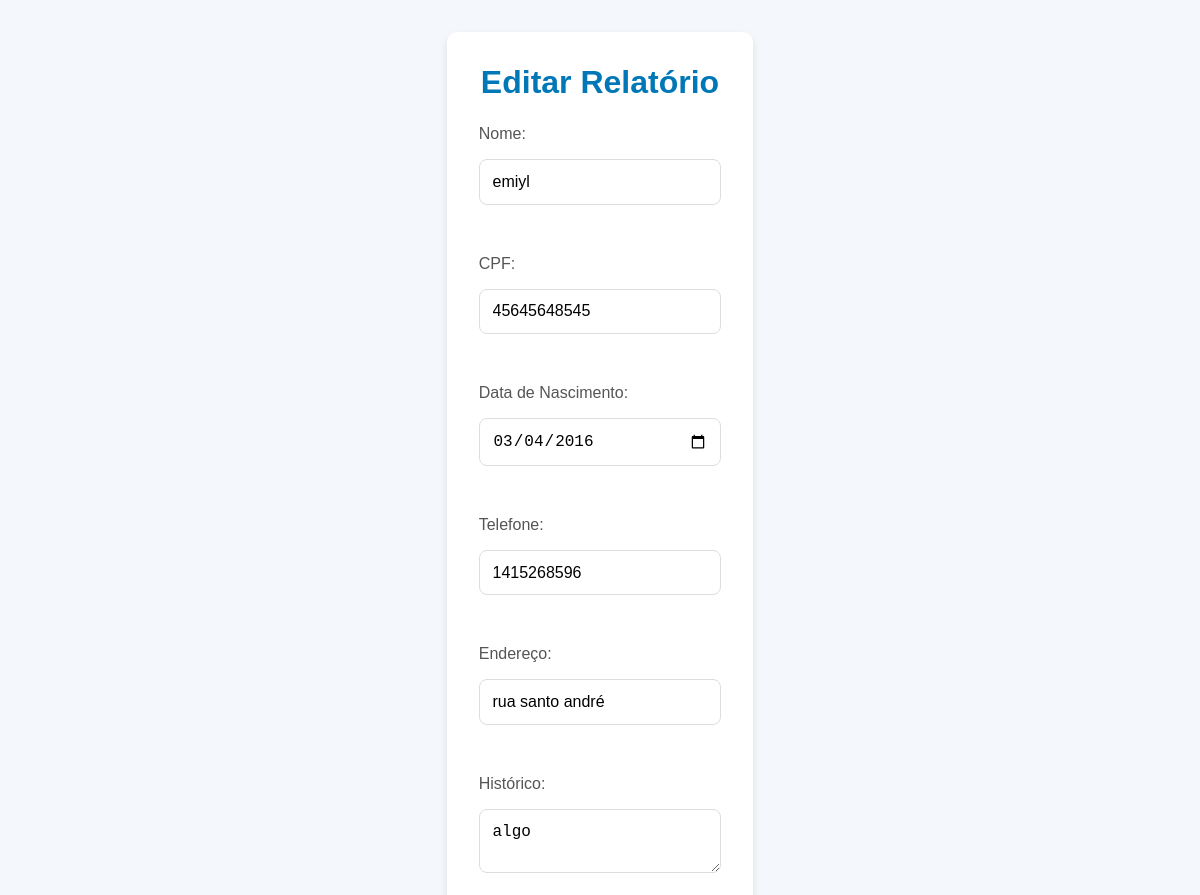
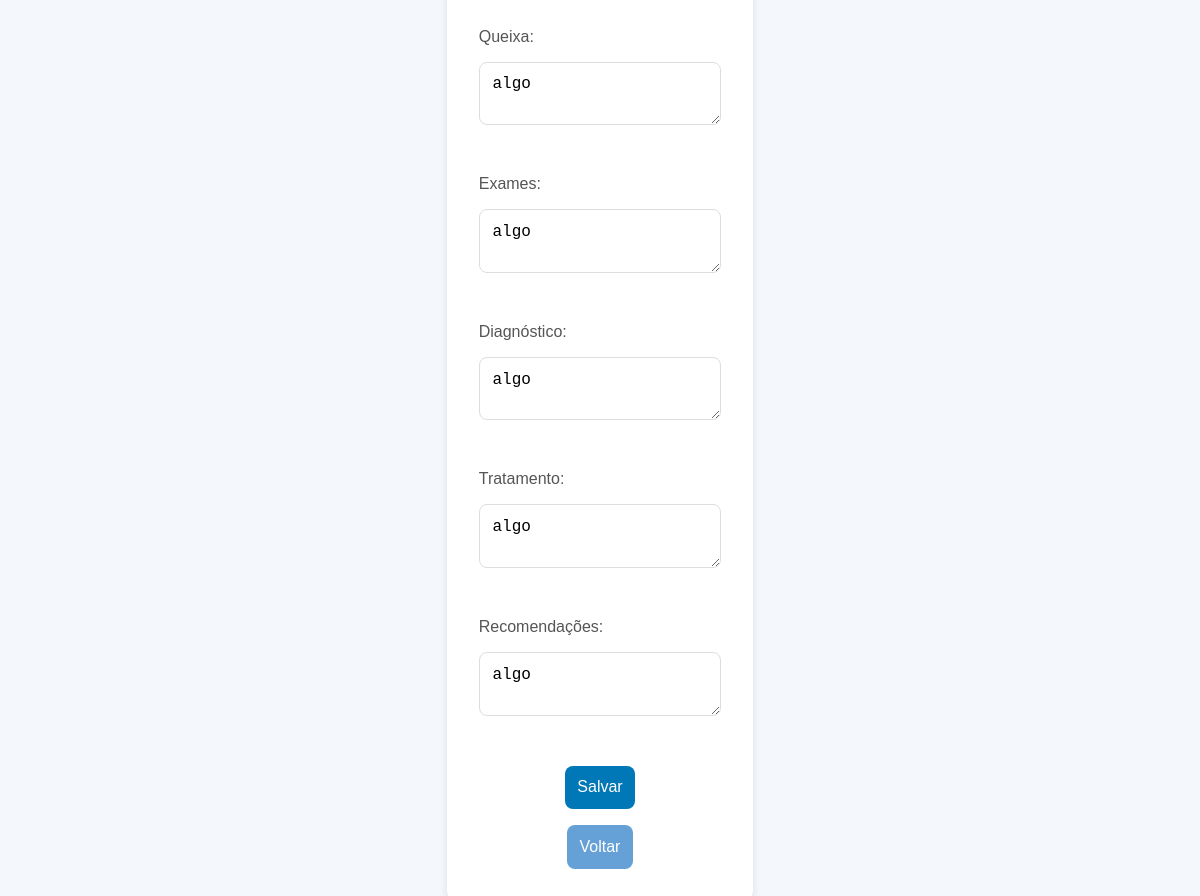
/relatorios/1/editar, run on the app's committed database (2 pictures, top to bottom).
### models.py (models this page shows)
class Relatorio(db.Model):
    id = db.Column(db.Integer, primary_key=True)
    nome = db.Column(db.String(120), nullable=False)
    cpf = db.Column(db.String(11), unique=True, nullable=False)
    data_nascimento = db.Column(db.Date, nullable=False)
    telefone = db.Column(db.String(15))
    endereco = db.Column(db.String(255))
    historico = db.Column(db.Text)  # Campo para histórico médico
    queixa = db.Column(db.Text)  # Campo para queixa principal
    exames = db.Column(db.Text)  # Campo para exames realizados
    diagnostico = db.Column(db.Text)  # Campo para diagnóstico
    tratamento = db.Column(db.Text)  # Campo para tratamento
    recomendacoes = db.Column(db.Text)  # Campo para recomendações

### controllers/relatorios_controller.py (the view, shortened to what this page needs)
@relatorio_bp.route('/<int:id>/editar', methods=['GET', 'POST'])
def atualizar_relatorio(id):
    try:
        relatorio = Relatorio.query.get_or_404(id)  # Retorna 404 se não encontrar
    except Exception as e:
        db.session.rollback()
        flash(f'Erro ao buscar ou atualizar relatório: {str(e)}', 'error')
        return redirect(url_for('relatorio.listar_relatorios'))
    return render_template('editar_relatorio.html', relatorio=relatorio)

### templates/editar_relatorio.html (shortened to what this page needs)
<!DOCTYPE html>
<html lang="pt-br">
<head>
    <link rel="stylesheet" href="{{ url_for('static', filename='css/editmaior.css') }}">
</head>
<body>
    <div class="container">
        <h1>Editar Relatório</h1>
        <form method="post" class="form">
            <label for="nome">Nome:</label>
            <input type="text" name="nome" id="nome" value="{{ relatorio.nome }}" required><br>
            <label for="cpf">CPF:</label>
            <input type="text" name="cpf" id="cpf" value="{{ relatorio.cpf }}" required><br>
            <label for="data_nascimento">Data de Nascimento:</label>
            <input type="date" name="data_nascimento" id="data_nascimento" value="{{ relatorio.data_nascimento }}" required><br>
            <label for="telefone">Telefone:</label>
            <input type="text" name="telefone" id="telefone" value="{{ relatorio.telefone }}"><br>
            <label for="endereco">Endereço:</label>
            <input type="text" name="endereco" id="endereco" value="{{ relatorio.endereco }}"><br>
            <label for="historico">Histórico:</label>
            <textarea name="historico" id="historico">{{ relatorio.historico }}</textarea><br>
            <label for="queixa">Queixa:</label>
            <textarea name="queixa" id="queixa">{{ relatorio.queixa }}</textarea><br>
            <label for="exames">Exames:</label>
            <textarea name="exames" id="exames">{{ relatorio.exames }}</textarea><br>
            <label for="diagnostico">Diagnóstico:</label>
            <textarea name="diagnostico" id="diagnostico">{{ relatorio.diagnostico }}</textarea><br>
            <label for="tratamento">Tratamento:</label>
            <textarea name="tratamento" id="tratamento">{{ relatorio.tratamento }}</textarea><br>
            <label for="recomendacoes">Recomendações:</label>
            <textarea name="recomendacoes" id="recomendacoes">{{ relatorio.recomendacoes }}</textarea><br>
            <button type="submit" class="submit-btn">Salvar</button>
            <button type="button" class="btn btn-secondary" onclick="history.back()">Voltar</button>
        </form>
    </div>
</body>
</html>

### static/css/editmaior.css (style rules this page uses)
* { margin: 0; padding: 0; box-sizing: border-box; }
body { display: flex; flex-direction: column; min-height: 100vh; font-family: Arial, sans-serif; background-color: #f4f7fc; margin: 0; }
.container { max-width: 90%; margin: 2rem auto; padding: 2rem; background-color: white; border-radius: 10px; box-shadow: 0 4px 8px rgba(0, 0, 0, 0.1); }
h1 { font-size: 2rem; text-align: center; color: #0077b6; margin-bottom: 1.5rem; }
.form { display: flex; flex-direction: column; gap: 1rem; }
label { font-size: 1rem; color: #555; }
input[type="text"], input[type="date"], textarea { padding: 0.8rem; border: 1px solid #ddd; border-radius: 8px; font-size: 1rem; outline: none; transition: border-color 0.3s; width: 100%; }
.submit-btn { background-color: #0077b6; color: white; font-size: 1rem; padding: 0.8rem; border: none; border-radius: 8px; cursor: pointer; transition: background-color 0.3s; align-self: center; max-width: 150px; text-align: center; }
.btn-secondary { background-color: #65a1d6; color: white; font-size: 1rem; padding: 0.8rem; border: none; border-radius: 8px; cursor: pointer; transition: background-color 0.3s; align-self: center; max-width: 150px; text-align: center; }

### data on the page
Relatorio: nome "emiyl", cpf "45645648545", data_nascimento "03/04/2016", telefone "1415268596", endereco "rua santo andré", historico "algo", queixa "algo", exames "algo", diagnostico "algo", tratamento "algo", recomendacoes "algo"
